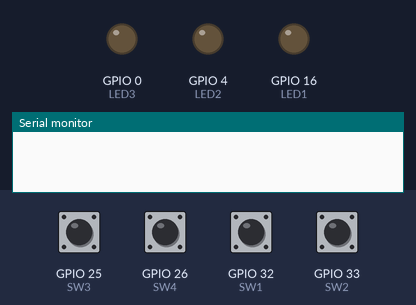
A sketch run on a simulated ESP32. Parts: output pins drawn as LEDs (lit = HIGH), the last lines printed to the serial monitor. The test bench sets the inputs (shaded band); at power-on: GPIO 25 (SW3), GPIO 26 (SW4), GPIO 32 (SW1), GPIO 33 (SW2) HIGH.

Above: at 1.2 s.
1.3 s: GPIO 25 (SW3) pulled LOW for 0.15 s
At 1.7 s:
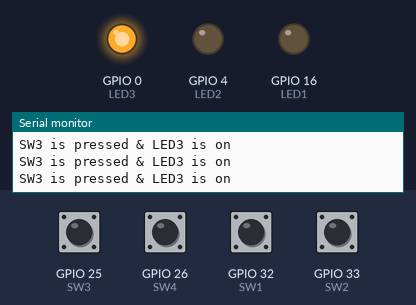
2.9 s: GPIO 32 (SW1) pulled LOW for 0.15 s
At 4.1 s:
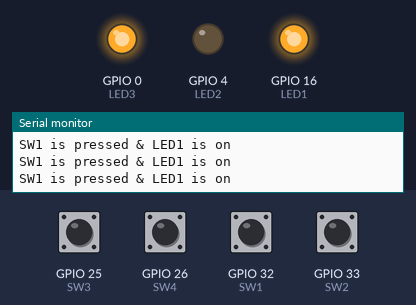
4.5 s: GPIO 33 (SW2) pulled LOW for 0.15 s
At 5.4 s:
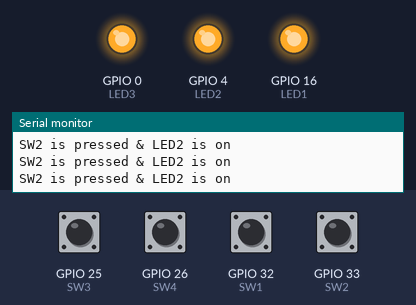
6.1 s: GPIO 26 (SW4) pulled LOW for 0.15 s
At 6.6 s:
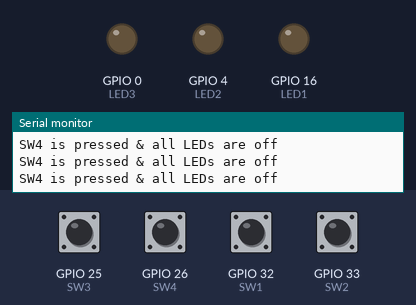
7.7 s: GPIO 32 (SW1) pulled LOW for 1 s
At 9.1 s:
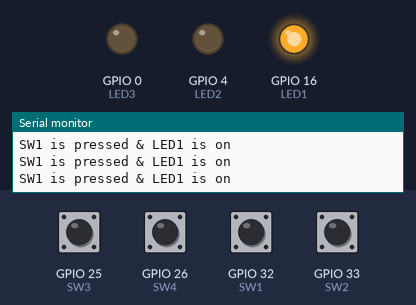
10.2 s: GPIO 33 (SW2) pulled LOW for 1 s
At 11.0 s:
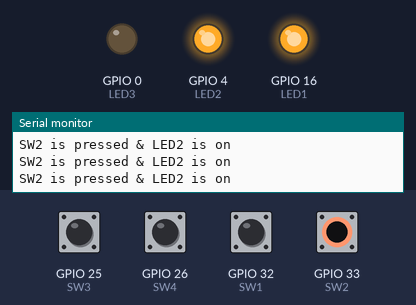
Timing chart, 0 to 13.2 s (numbered marks = the images above; inputs shaded):
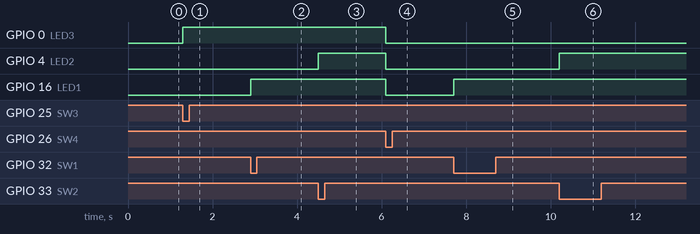

The sketch:

LAB-4-04-01.ino
```cpp
#define LED1 16
#define LED2 4
#define LED3 0
#define SW1 32
#define SW2 33
#define SW3 25
#define SW4 26

void setup()
{
    Serial.begin(115200);       // Initialize Serial communication
    pinMode(LED1, OUTPUT);      // Set LED1 pin as output
    pinMode(LED2, OUTPUT);      // Set LED2 pin as output
    pinMode(LED3, OUTPUT);      // Set LED3 pin as output
    pinMode(SW1, INPUT_PULLUP); // Set SW1 pin as input
    pinMode(SW2, INPUT_PULLUP); // Set SW2 pin as input
    pinMode(SW3, INPUT_PULLUP); // Set SW3 pin as input
    pinMode(SW4, INPUT_PULLUP); // Set SW4 pin as input
}

void loop()
{
    if (digitalRead(SW1) == LOW)
    {                             // If SW1 is pressed
        digitalWrite(LED1, HIGH); // Turn on LED1
        Serial.println("SW1 is pressed & LED1 is on");
    }
    if (digitalRead(SW2) == LOW)
    {                             // If SW2 is pressed
        digitalWrite(LED2, HIGH); // Turn on LED2
        Serial.println("SW2 is pressed & LED2 is on");
    }
    if (digitalRead(SW3) == LOW)
    {                             // If SW3 is pressed
        digitalWrite(LED3, HIGH); // Turn on LED3
        Serial.println("SW3 is pressed & LED3 is on");
    }
    if (digitalRead(SW4) == LOW)
    {                            // If SW4 is pressed
        digitalWrite(LED1, LOW); // Turn off LED1
        digitalWrite(LED2, LOW); // Turn off LED2
        digitalWrite(LED3, LOW); // Turn off LED3
        Serial.println("SW4 is pressed & all LEDs are off");
    }
}
```

Measured:
- after the input at 1.3 s, GPIO 0 (LED3): LOW → HIGH at once
- after the input at 2.9 s, GPIO 16 (LED1): LOW → HIGH at once
- after the input at 4.5 s, GPIO 4 (LED2): LOW → HIGH at once
- after the input at 6.1 s, GPIO 0 (LED3), GPIO 4 (LED2), GPIO 16 (LED1): HIGH → LOW at once
- after the input at 7.7 s, GPIO 16 (LED1): LOW → HIGH at once
- after the input at 10.2 s, GPIO 4 (LED2): LOW → HIGH at once
